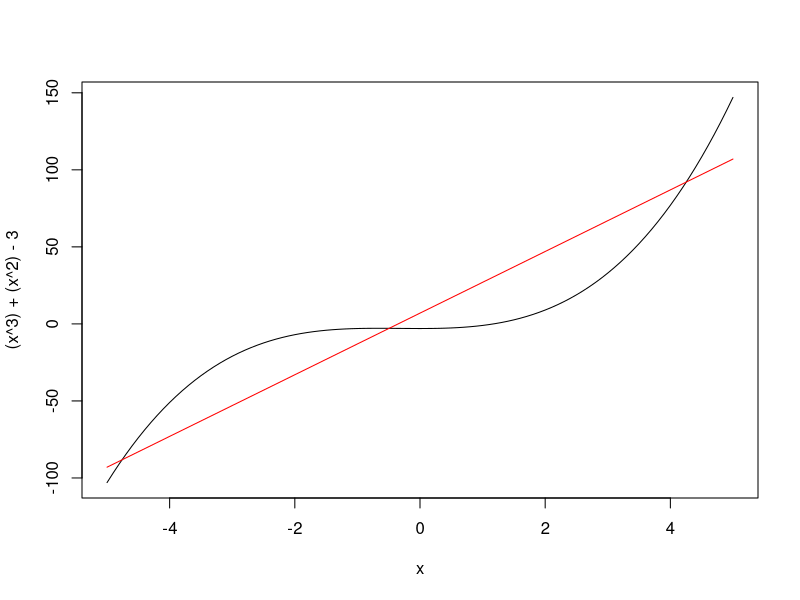

Generate this figure with R:
#quiz 4
#1
curve((x^3)+(x^2)-3, from <- -5, to <- 5)
#a #b
x<- c(-5, -4, -3, -2, -1, 0, 1, 2, 3, 4, 5)
y<- 20*x+7
points(x, y, type = "l",col= "red")
?plot


#2
x.matrix<- matrix(c(4,3, 5, 8),nrow=2,byrow=T)
x.matrix
#a
x.matrix*x.matrix
#b
solve(x.matrix)
#c
x.matrix %*% solve(x.matrix)
